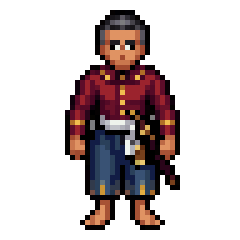
#> input picture art/pixellab/png/captain-south.png, 48 x 48 px (shown 5 times larger); its folder holds 4 pictures in this run
$ python pixellab-frames.py
#> lines starting #> are read from the running program, lines starting #| are printed output that depends on the picture
"""Rebuild PixelLab sprites from pixelart_workbench `crop` text exports.

The session's network policy blocks PixelLab's file host, but the workbench can export any
region (max 32x32) as text rows plus a colour legend. Each JSON file in art/pixellab/frames/
holds the quadrants of one 48x48 frame:
  {"character": "<id>", "view": "south", "size": [48, 48],
   "parts": [{"region": [x0, y0, x1, y1], "rows": [...], "legend": {"#": "#050202ff", ...}}]}
'.' is transparent. Output: one PNG per JSON under art/pixellab/png/.
Usage: python scripts/pixellab-frames.py   (needs Pillow)
"""
import json, sys
from pathlib import Path
from PIL import Image

root = Path(__file__).resolve().parent.parent
src, out = root / 'art/pixellab/frames', root / 'art/pixellab/png'
out.mkdir(parents=True, exist_ok=True)
def rgba(h): h = h.lstrip('#'); return tuple(int(h[i:i + 2], 16) for i in (0, 2, 4, 6))
for f in sorted(src.glob('*.json')):
    d = json.loads(f.read_text()); w, h = d.get('size', [48, 48])
    img = Image.new('RGBA', (w, h), (0, 0, 0, 0)); covered = set()
    for p in d['parts']:
        x0, y0, x1, y1 = p['region']; rows = p['rows']
        if len(rows) != y1 - y0 + 1 or any(len(r) != x1 - x0 + 1 for r in rows):
            sys.exit(f'{f.name}: region {p["region"]} does not match its rows')
        for dy, row in enumerate(rows):
            for dx, c in enumerate(row):
                covered.add((x0 + dx, y0 + dy))
                if c != '.': img.putpixel((x0 + dx, y0 + dy), rgba(p['legend'][c]))
    if len(covered) != w * h: sys.exit(f'{f.name}: quadrants cover {len(covered)} of {w * h} pixels')
    img.save(out / (f.stem + '.png')); print('wrote', f.stem + '.png')

# Game atlas: row 0 holds one idle cell per column (the captain's eight facings, then the NPCs);
# rows 1-8 hold the captain's walk cycles in the same direction order, from art/pixellab/walk/.
# The frame count of each walk row is written to dist/assets/siam-cast.json.
WALK = ['south', 'west', 'east', 'north', 'south-east', 'north-east', 'north-west', 'south-west']
NPCS = ['official', 'merchant', 'innkeeper']
# Idle row: the captain's eight facings, then each NPC's eight facings (the NPCs turn to face the captain).
CELLS = [f'{who}-{d}' for who in ['captain', *NPCS] for d in WALK]
import re
# Exact names only: 'south' must not pick up 'south-east' frames.
walk = {d: sorted((p for p in (root / 'art/pixellab/walk').glob('captain-*.png') if re.fullmatch(f'captain-{d}-\\d+', p.stem)), key=lambda p: int(p.stem.rsplit('-', 1)[1])) for d in WALK}
# Special animations follow the walk rows, one row each, from art/pixellab/anim/<who>-<name>-<frame>.png: the NPC
# breathing loops (south) first, then event animations such as Mae Im's garland offering (east), in name order.
groups = {}
for f in (root / 'art/pixellab/anim').glob('*.png'): groups.setdefault(f.stem.rsplit('-', 1)[0], []).append(f)
order = [f'{n}-breathe' for n in NPCS] + sorted(g for g in groups if not g.endswith('-breathe'))
anim = {name: sorted(groups[name], key=lambda p: int(p.stem.rsplit('-', 1)[1])) for name in order if name in groups}
cols = max(len(CELLS), *(len(v) for v in walk.values()))
atlas = Image.new('RGBA', (48 * cols, 48 * (1 + len(WALK) + len(anim))), (0, 0, 0, 0))
#> atlas: PIL image 1536x432 RGBA; every value is 0
for i, name in enumerate(CELLS): atlas.paste(Image.open(out / (name + '.png')), (48 * i, 0))
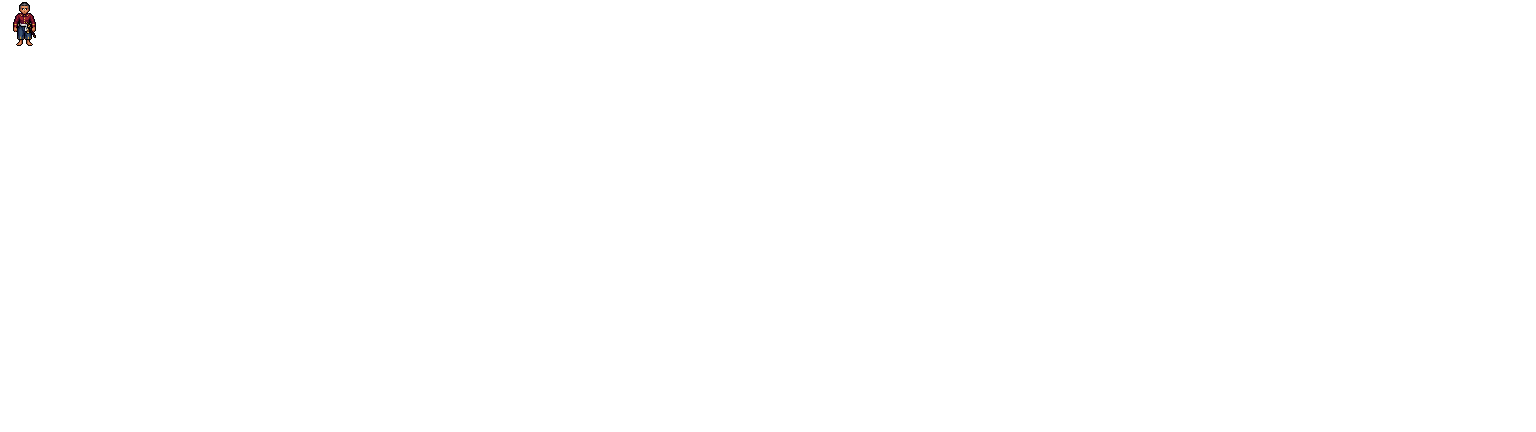
#> atlas: PIL image 1536x432 RGBA; mean R, G, B, A 0.1, 0, 0, 0.3; transparent parts drawn white
#> (the run stopped early here; a loop or call above may not have finished)
